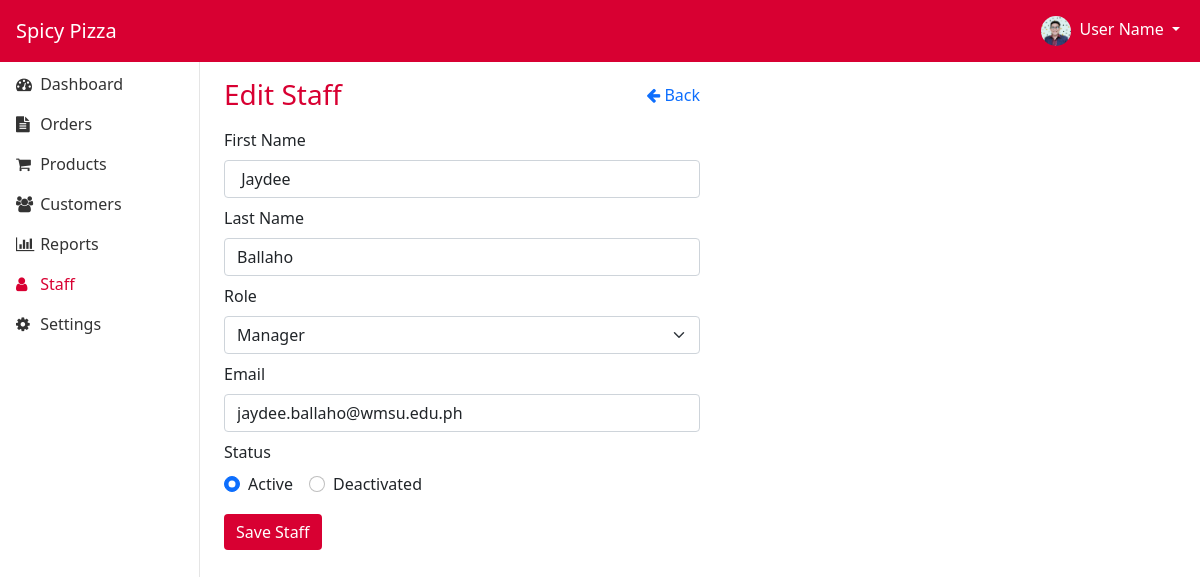
The app's page /admin/editstaff.php?id=10 (signed in) with its own data.
### tables this page shows
CREATE TABLE `staff` (
  `id` int(11) NOT NULL,
  `firstname` varchar(100) NOT NULL,
  `lastname` varchar(100) NOT NULL,
  `role` varchar(100) NOT NULL,
  `email` varchar(100) NOT NULL,
  `password` varchar(100) NOT NULL,
  `status` varchar(100) NOT NULL,
  `created_at` timestamp NOT NULL DEFAULT current_timestamp(),
  `updated_at` timestamp NOT NULL DEFAULT current_timestamp() ON UPDATE current_timestamp()
);

### classes/staff.class.php (called while the page is built, shortened)
<?php
require_once 'database.php';
Class Staff{
    protected $db;
    function __construct()
    {
        $this->db = new Database();
    }
    function fetch($record_id){
        $sql = "SELECT * FROM staff WHERE id = :id;";
        $query=$this->db->connect()->prepare($sql);
        $query->bindParam(':id', $record_id);
        if($query->execute()){
            $data = $query->fetch();
        }
        return $data;
    }
}
?>

### classes/database.php (called while the page is built)
<?php
class Database{
    private $host = 'localhost';
    private $username = 'root';
    private $password = '';
    private $database = 'spicypizzaphp';
    protected $connection;
    function connect(){
        try
			{
				$this->connection = new PDO("mysql:host=$this->host;dbname=$this->database",
											$this->username, $this->password);
			}
			catch (PDOException $e)
			{
				echo "Connection error " . $e->getMessage();
			}
        return $this->connection;
    }
}
?>

### admin/editstaff.php (the view, shortened to what this page needs)
<?php
    require_once '../classes/staff.class.php';
    if(isset($_GET['id'])){
        $staff = new Staff();
        $record = $staff->fetch($_GET['id']);
        $staff->firstname = $record['firstname'];
        $staff->lastname = $record['lastname'];
        $staff->role = $record['role'];
        $staff->email = $record['email'];
        $staff->status = $record['status'];
    }
?>
<!DOCTYPE html>
<html lang="en">
<?php
    require_once('../include/head.php');
?>
<body>
    <?php
        require_once('../include/header.admin.php')
    ?>
    <main>
        <div class="container-fluid">
            <div class="row">
                <?php
                    require_once('../include/sidepanel.php')
                ?>
                <main class="col-md-9 ms-sm-auto col-lg-10 px-md-4">
                    <div class="col-12 col-lg-6 d-flex justify-content-between align-items-center">
                        <h2 class="h3 brand-color pt-3 pb-2">Edit Staff</h2>
                        <a href="staff.php" class="text-primary text-decoration-none"><i class="fa fa-arrow-left" aria-hidden="true"></i> Back</a>
                    </div>
                    <div class="col-12 col-lg-6">
                        <form method="post" action="">
                            <div class="mb-2">
                                <label for="firstname" class="form-label">First Name</label>
                                <input type="text" class="form-control" id="firstname" name="firstname" required value="<?php if(isset($_POST['firstname'])) { echo $_POST['firstname']; } else if(isset($staff->firstname)){ echo $staff->firstname; } ?>">
                            </div>
                            <div class="mb-2">
                                <label for="lastname" class="form-label">Last Name</label>
                                <input type="text" class="form-control" id="lastname" name="lastname" required value="<?php if(isset($_POST['lastname'])) { echo $_POST['lastname']; } else if(isset($staff->lastname)){ echo $staff->lastname; } ?>">
                            </div>
                            <div class="form-group mb-2">
                                <label for="staff-role" class="form-label">Role</label>
                                <select name="role" id="role" class="form-select">
                                    <option value="Manager" <?php if(isset($_POST['role']) && $_POST['role'] == 'Manager') { echo 'selected'; } else if(isset($staff->role) && $staff->role == 'Manager'){ echo 'selected'; } ?>>Manager</option>
                                </select>
                            </div>
                            <div class="mb-2">
                                <label for="email" class="form-label">Email</label>
                                <input type="email" class="form-control" id="email" name="email" required value="<?php if(isset($_POST['email'])) { echo $_POST['email']; } else if(isset($staff->email)){ echo $staff->email; } ?>">
                            </div>
                            <div class="form-group mb-2">
                                <label class="form-label">Status</label>
                                <div class="d-flex">
                                    <div class="form-check">
                                        <input type="radio" class="form-check-input" id="statusActive" name="status" value="Active" <?php if(isset($_POST['status']) && $_POST['status'] == 'Active') { echo 'checked'; } else if(isset($staff->status) && $staff->status == 'Active'){ echo 'checked'; } ?>>
                                        <label class="form-check-label" for="statusActive">Active</label>
                                    </div>
                                    <div class="form-check ms-3">
                                        <input type="radio" class="form-check-input" id="statusDeactivated" name="status" value="Deactivated" <?php if(isset($_POST['status']) && $_POST['status'] == 'Deactivated') { echo 'checked'; } else if(isset($staff->status) && $staff->status == 'Deactivated'){ echo 'checked'; } ?>>
                                        <label class="form-check-label" for="statusDeactivated">Deactivated</label>
                                    </div>
                                </div>
                            </div>
                            <button type="submit" name="save" class="btn btn-primary mt-2 mb-3 brand-bg-color">Save Staff</button>
                        </form>
                    </div>
                </main>
            </div>
        </div>
    </main>
</body>
</html>

### css/style.css (style rules this page uses)
* { font-family: 'Segoe UI', Tahoma, Geneva, Verdana, sans-serif; font-size: 1em; box-sizing: border-box; }
.brand-color { color: #D80032 !important; }
.brand-bg-color { background-color: #D80032 !important; color: white !important; border: none; }

### records on screen
staff: firstname "Jaydee", lastname "Ballaho", role "Manager", email "jaydee.ballaho@wmsu.edu.ph", status "☑ Active", status "☐ Deactivated"
